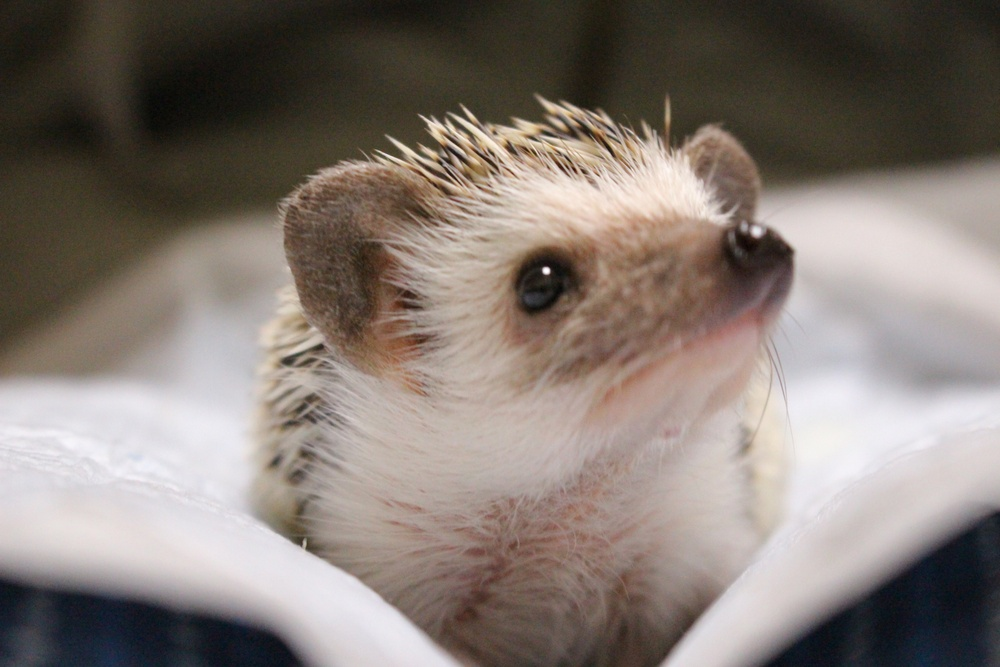
//> input picture test_space/heg.jpg, 1000 x 667 px, shrunk from 2592 x 1728 before the run
$ ./main   (built with g++ and OpenCV 4)
//> lines starting //> are read from the running program, lines starting //| are printed output that depends on the picture
#include <iostream>
#include <opencv2/opencv.hpp>
#include <opencv2/highgui/highgui.hpp>

using namespace cv;
using namespace std;

int main(void)
{
    Mat img = imread("heg.jpg");
//> img is the input picture: 667 rows x 1000 cols, CV_8UC3; mean B, G, R 114.9, 121.7, 131.9
    Mat gray, dst;
    cvtColor(img, gray, COLOR_RGB2GRAY);
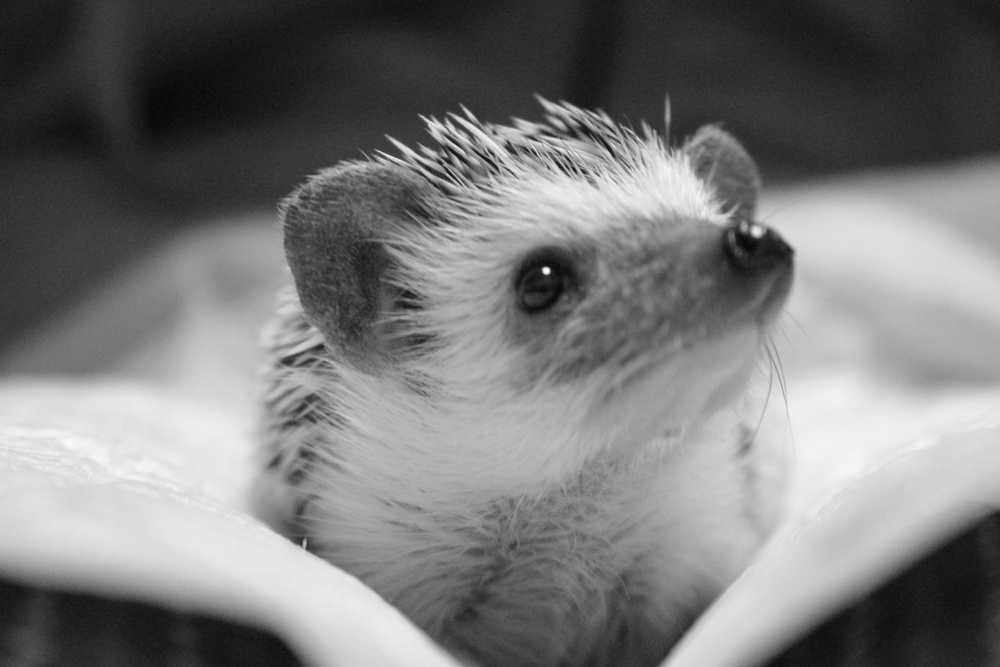
//> gray: 667 rows x 1000 cols, CV_8UC1; min 5, max 254, mean 120.8
    equalizeHist(gray, dst);
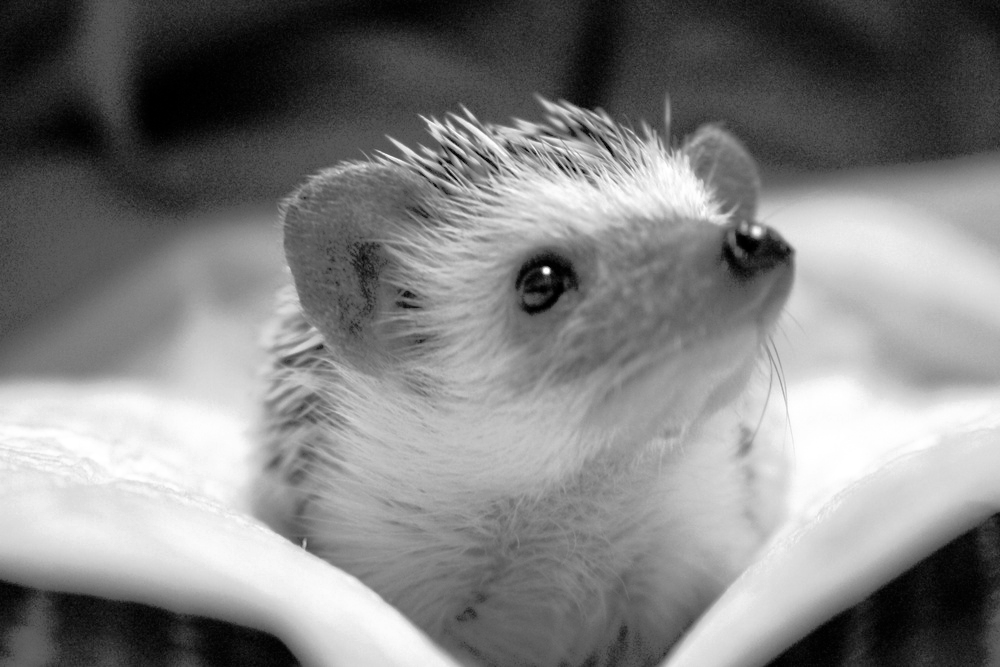
//> dst: 667 rows x 1000 cols, CV_8UC1; min 0, max 255, mean 128.2
    imshow("image",dst);
    waitKey(0);
}
